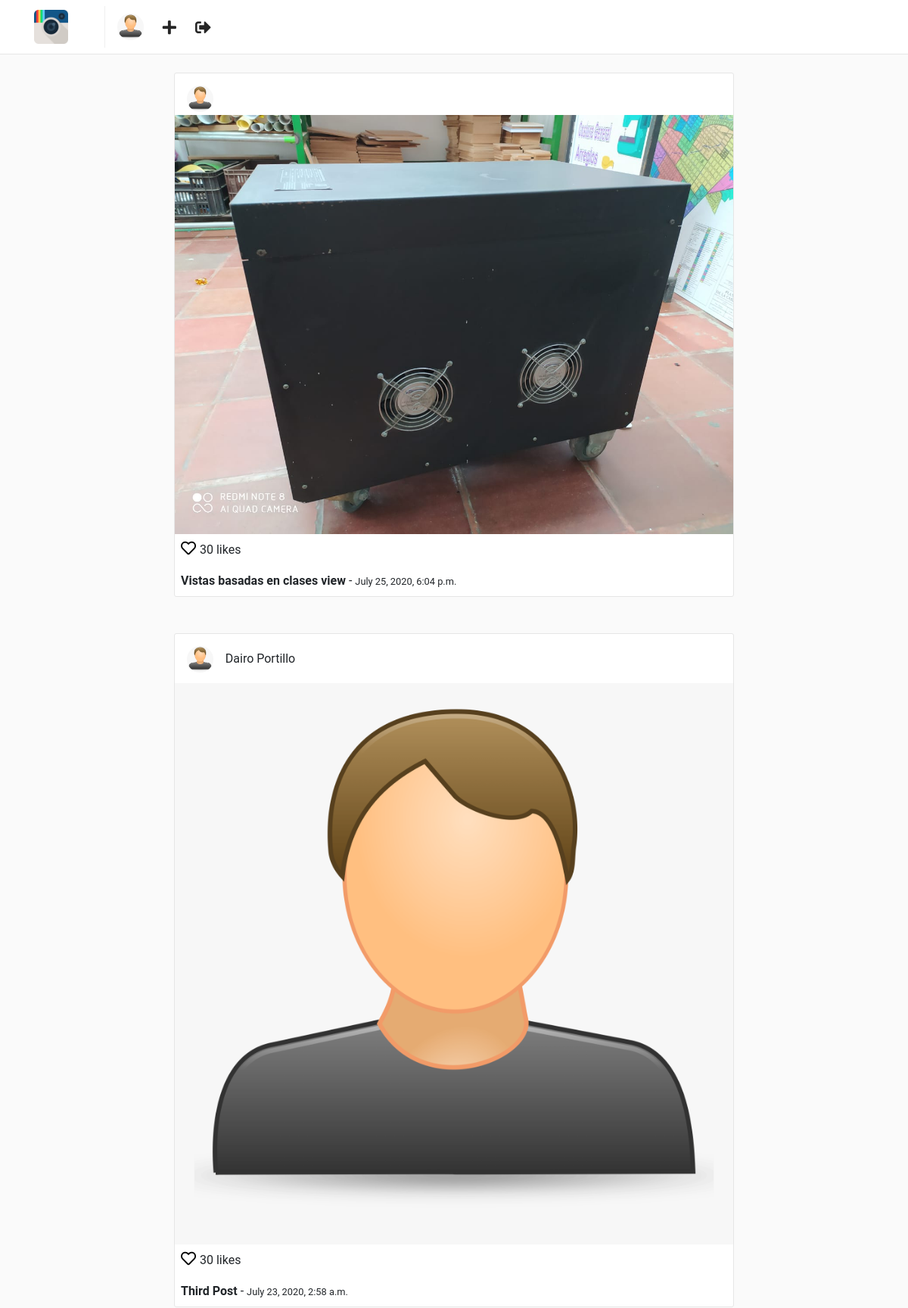
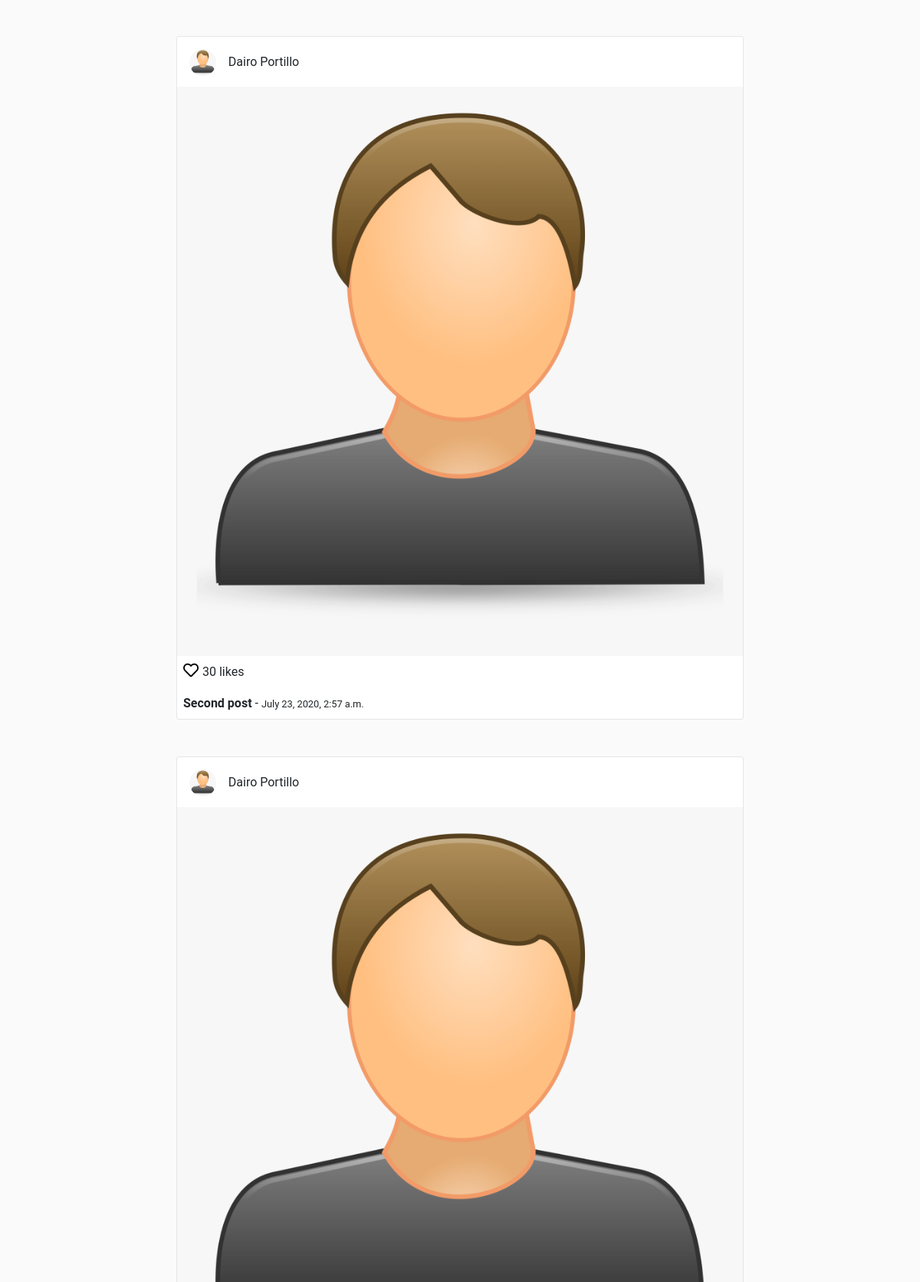
The app's page / (signed in, upper part) with its own data (2 pictures, top to bottom).
### users/models.py (models this page shows, shortened)
class Profile(models.Model):
    user = models.OneToOneField(User, on_delete=models.PROTECT)
    website = models.URLField(max_length=200, blank=True)
    biography = models.TextField(blank=True)
    phone_number = models.CharField(max_length=20, blank=True)
    picture = models.ImageField(upload_to='users/pictures', blank=True)
    created = models.DateTimeField(auto_now_add=True)
    modified = models.DateTimeField(auto_now=True)

### posts/models.py (models this page shows, shortened)
class Post(models.Model):
    user = models.ForeignKey(User, on_delete=models.CASCADE)
    profile = models.ForeignKey('users.Profile', on_delete=models.CASCADE)
    title = models.CharField(max_length=255)
    photo = models.ImageField(upload_to = 'posts/photos')
    created = models.DateTimeField(auto_now_add=True)
    updated = models.DateTimeField(auto_now=True)

### posts/views.py (the view)
# urls.py: path('', posts_views.PostsFeedView.as_view(), name='feed'),
class PostsFeedView(LoginRequiredMixin, ListView):
    template_name = 'posts/feed.html'
    model = Post
    ordering = ('-created',)
    paginate_by = 30
    context_object_name = 'posts'

### templates/posts/feed.html (shortened to what this page needs)
{% extends "base.html" %}
{% block container %}
<div class="container">
    <div class="row">
        {% for post in posts %}
        <div class="col-sm-12 col-md-8 offset-md-2 mt-5 p-0 post-container">
            <div class="media pt-3 pl-3 pb-1">
                <img class="mr-3 rounded-circle" height="35" src="{{ post.profile.picture.url }}"
                    alt="{{ post.user.get_full_name }}">
                <div class="media-body">
                    <p style="margin-top: 5px;">{{ post.user.get_full_name  }}</p>
                </div>
            </div>
            <img style="width: 100%;" src="{{ post.photo.url }}" alt="{{ post.title }}">
            <p class="mt-1 ml-2">
                <a href="" style="color: #000; font-size: 20px;">
                    <i class="far fa-heart"></i>
                </a> 30 likes
            </p>
            <p class="ml-2 mt-0 mb-2">
                <b>{{ post.title }}</b> - <small>{{ post.created }}</small>
            </p>
        </div>
        {% endfor %}
    </div>
</div>
{% endblock %}

### templates/base.html (shortened to what this page needs)
<!DOCTYPE html>
<html lang="en">
<head>
    {% load static %}
    <link rel="stylesheet" href="{% static 'css/bootstrap.min.css' %}" />
    <link rel="stylesheet" href="https://use.fontawesome.com/releases/v5.1.0/css/all.css"
>
    <link rel="stylesheet" href="{% static 'css/main.css' %}" />
</head>
<body>
    {% include "nav.html" %}
    <div class="container mt-5">
        {% block container %}
        {% endblock %}
    </div>
</body>
</html>

### templates/nav.html
{% load static %}
<nav class="navbar navbar-expand-lg fixed-top" id="main-navbar">
    <div class="container">
        <a class="navbar-brand pr-5" style="border-right: 1px solid #efefef;" href="{% url 'feed' %}">
            <img src="{% static "img/instagram.png" %}" height="45" class="d-inline-block align-top" />
        </a>
        <div class="collapse navbar-collapse">
            <ul class="navbar-nav mr-auto">
                <li class="nav-item">
                    <a href="">
                        {% if request.user.profile.picture %}
                        <img src="{{ request.user.profile.picture.url }}" height="35"
                            class="d-inline-block align-top rounded-circle" />
                        {% else%}
                        <img src="{% static 'img/default-profile.png' %}" height="35"
                            class="d-inline-block align-top rounded-circle" />
                        {% endif %}
                    </a>
                </li>
                <li class="nav-item nav-icon">
                    <a href="{% url 'create_post' %}">
                        <i class="fas fa-plus"></i>
                    </a>
                </li>
                <li class="nav-item nav-icon">
                    <a href="{% url 'logout' %}">
                        <i class="fas fa-sign-out-alt"></i>
                    </a>
                </li>
            </ul>
        </div>
    </div>
</nav>

### static/css/main.css (style rules this page uses)
html, body { background: #fafafa; height: 100%; width: 100%; font-family: 'Roboto', sans-serif; }
#main-navbar { background: #fff; border-bottom: 1px solid rgba(0,0,0,.0975); }
.post-container { background: #fff; border: 1px solid #e6e6e6; border-radius: 3px; }
.nav-icon a { color: #262626; font-size: 1.3em; display: block; margin-top: .2em; margin-left: 1.2em; font-weight: 100; }

### records on screen
Post: profile.picture (picture), photo (picture), title "Vistas basadas en clases view", created "July 25, 2020, 6:04 p.m."
Post: profile.picture (picture), user.get_full_name "Dairo Portillo", photo (picture), title "Third Post", created "July 23, 2020, 2:58 a.m."
Post: profile.picture (picture), user.get_full_name "Dairo Portillo", photo (picture), title "Second post", created "July 23, 2020, 2:57 a.m."
Post: profile.picture (picture), user.get_full_name "Dairo Portillo", photo (picture)
